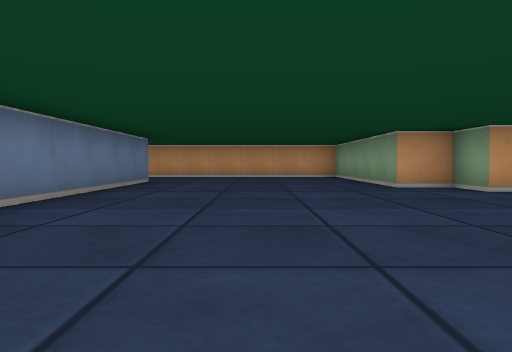
View 1 (above)

21 first-person views from a walk through a cub3D ray-caster map. The camera is about half as high as the walls, tilts 2° down and sees 70° across. The floor is counted in squares. Each view is taken from the middle of a square. On the plan, view 1 faces up. The plan holds only what a view shows up to about 9 squares ahead; the rest is blank.

View 2
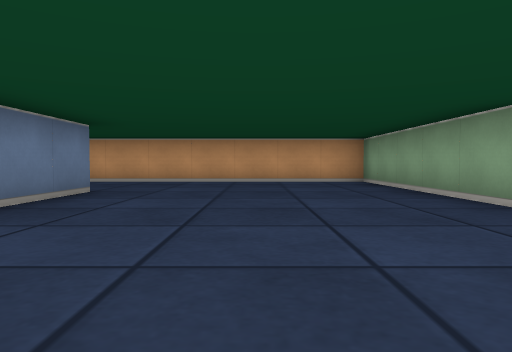

View 3
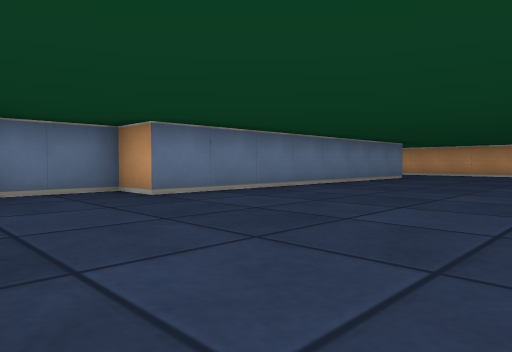

View 4
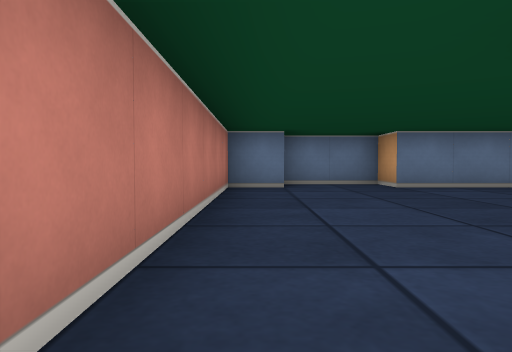

View 5
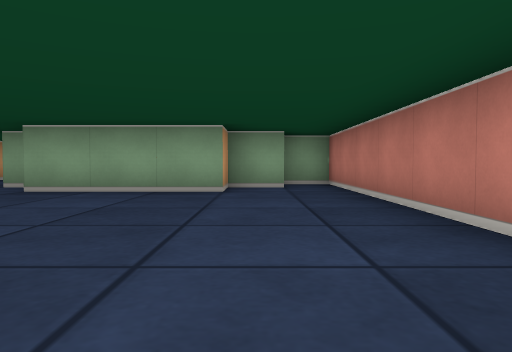

View 6
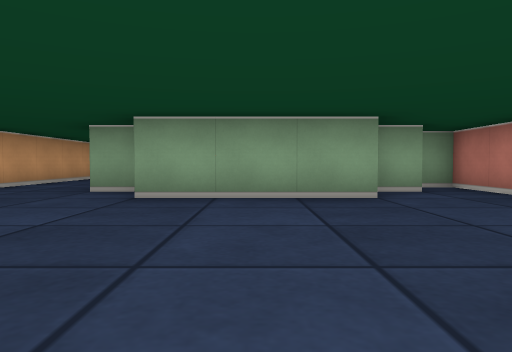

View 7
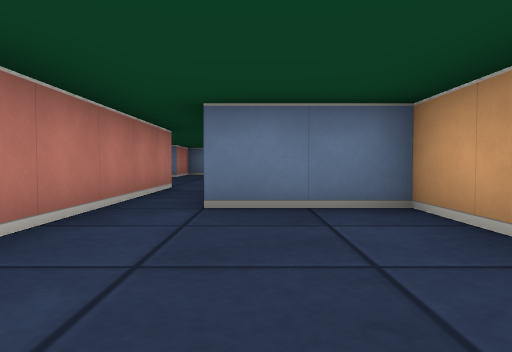

View 8
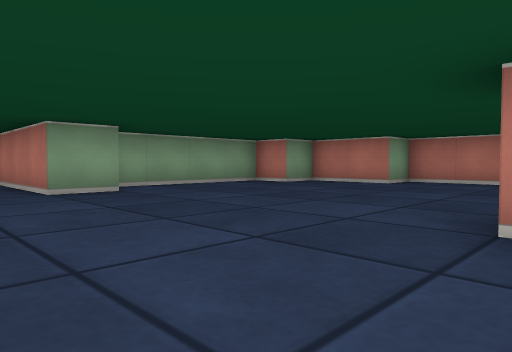

View 9
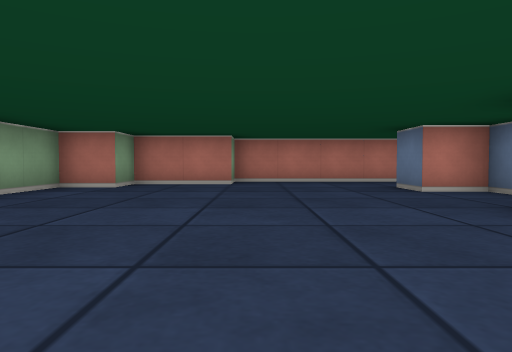

View 10
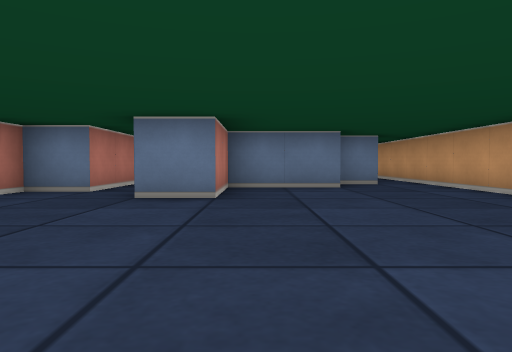

View 11
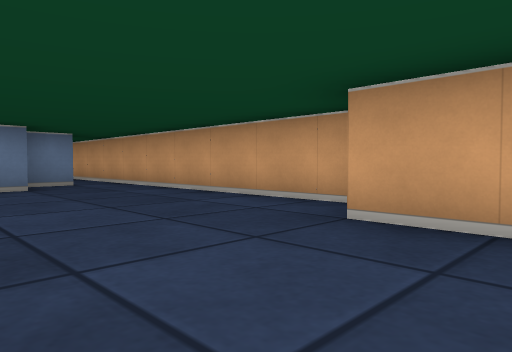

View 12
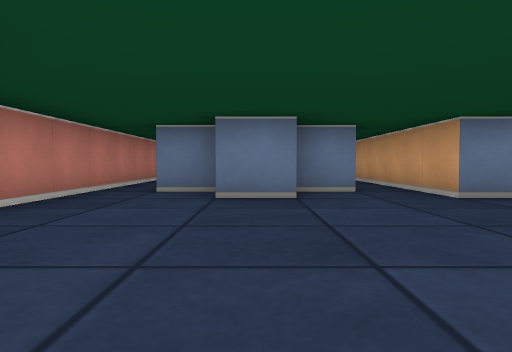

View 13
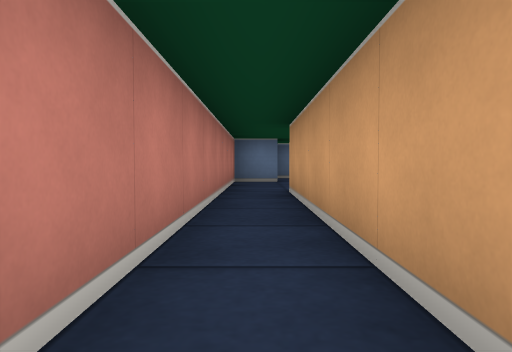

View 14
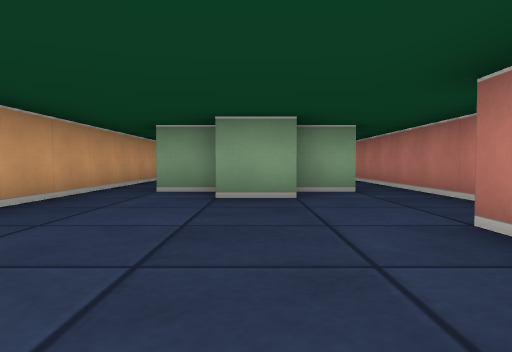

View 15
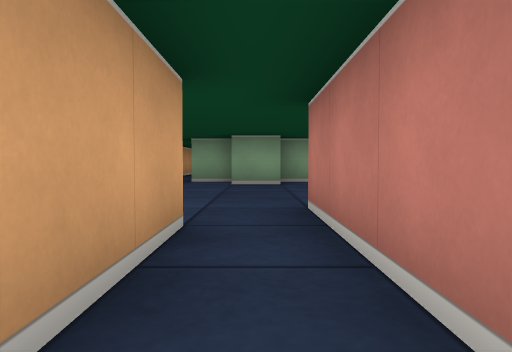

View 16
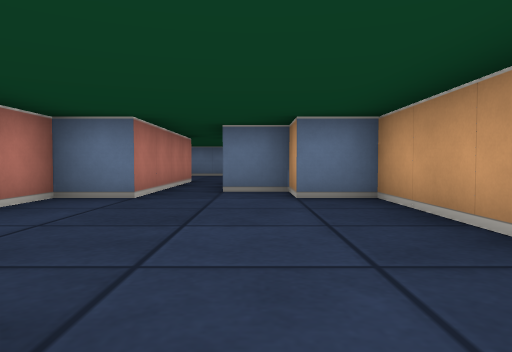

View 17
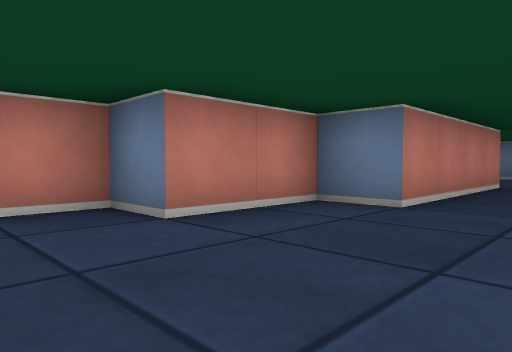

View 18
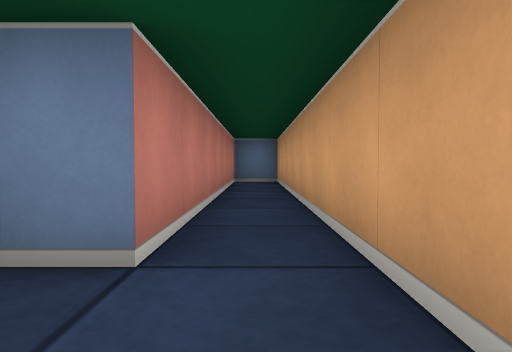

View 19
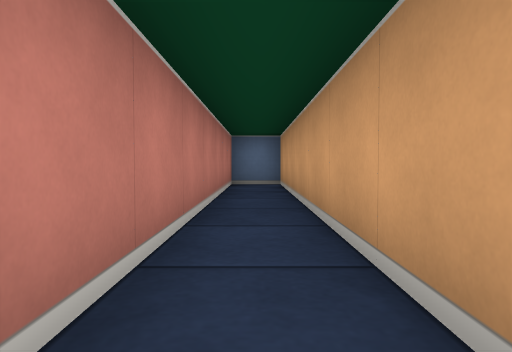

View 20
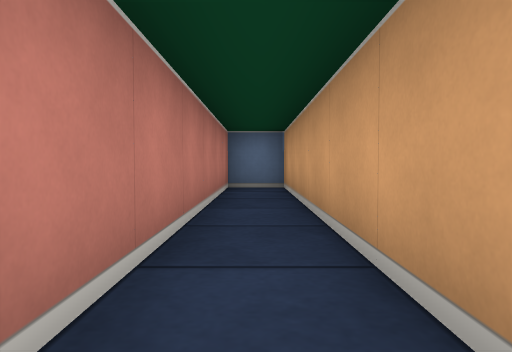

View 21
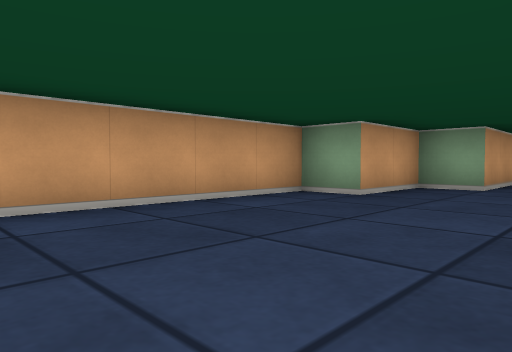

### Floor plan
Points are (right, up) in squares from view 1. A wall is a line through its corners. A room is listed if a view was taken in it or the views show most of it. See-through windows are left out.
Room 1 (views 1, 2, 3, 4, 5, 6, 7)
walls: (3.5, 5.5) (3.5, 6.5) (2.5, 6.5) (2.5, 11.5) (-4.5, 11.5) (-4.5, 9.5); (3.5, 2.8) (3.5, 3.5); (-2.5, 8.5) (-2.5, 0.5) (-3.5, 0.5) (-3.5, -1.5); (-2.5, -1.4) (-2.5, -2.5) (4.5, -2.5) (4.5, -1.5); (-5.5, 9.5) (-7.5, 9.5); (3.5, -1.6) (3.5, -0.5) (2.5, -0.5) (2.5, 2.5); (-7.5, 8.5) (-3.1, 8.5)
ways out: opening at (-7, 9) to room 2; opening at (4, 4.5)
Room 2 (views 8, 9, 10, 11, 12, 13, 18, 19, 20, 21)
walls: (-14.5, 9.6) (-14.5, 7.5) (-12.5, 7.5) (-12.5, 6.5) (-18.5, 6.5); (-15.5, 5.5) (-13.5, 5.5) (-13.5, 4.5) (-12.5, 4.5) (-12.5, 3.5); (-13.5, 3.5) (-13.5, 2.5) (-18.5, 2.5); (-7.5, 7.5) (-7.5, 8.5); (-7.5, 9.5) (-7.5, 10.5) (-9.5, 10.5) (-9.5, 11.5) (-22.5, 11.5) (-22.5, 10.5) (-15.5, 10.5) (-15.5, 9.6); (-18.5, 1.5) (-9.5, 1.5) (-9.5, 2.5) (-7.5, 2.5) (-7.5, 3.5) (-6.5, 3.5) (-6.5, 7.1)
ways out: opening at (-7, 9) to room 1; opening at (-19, 2) to room 3; opening at (-19, 6) to room 3
Room 3 (views 14, 15, 16, 17)
walls: (-19.5, 3.4) (-19.5, 4.5); (-18.5, 4.5) (-18.5, 5.5); (-18.5, 2.5) (-18.5, 3.5); (-18.5, 6.5) (-23.5, 6.5) (-23.5, 5.5) (-24.5, 5.5) (-24.5, 4.5) (-26.4, 4.5); (-27.5, 3.5) (-23.5, 3.5) (-23.5, 2.5) (-21.5, 2.5) (-21.5, 1.5) (-18.5, 1.5)
ways out: opening at (-19, 2) to room 2; opening at (-19, 6) to room 2; opening at (-28, 4)

Where each view was taken, in squares from view 1:
view 1: 0 up, 0 right, facing up
view 2: 3 up, 0 right, facing up
view 3: 2 down, 2 right, facing up-left
view 4: 2 down, 4 right, facing left
view 5: 1 down, 3 left, facing right
view 6: 1 up, 2 left, facing right
view 7: 10 up, 1 left, facing left
view 8: 10 up, 13 left, facing down-right
view 9: 10 up, 10 left, facing down
view 10: 8 up, 8 left, facing left
view 11: 8 up, 8 left, facing up-left
view 12: 4 up, 8 left, facing left
view 13: 2 up, 13 left, facing left
view 14: 4 up, 24 left, facing right
view 15: 4 up, 27 left, facing right
view 16: 5 up, 19 left, facing left
view 17: 5 up, 20 left, facing down-left
view 18: 11 up, 14 left, facing left
view 19: 11 up, 15 left, facing left
view 20: 11 up, 16 left, facing left
view 21: 8 up, 14 left, facing up-right
